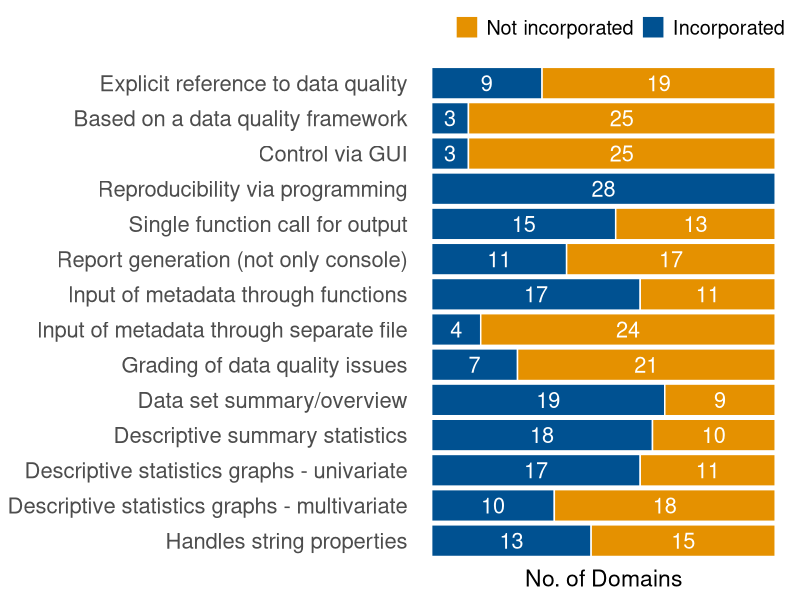
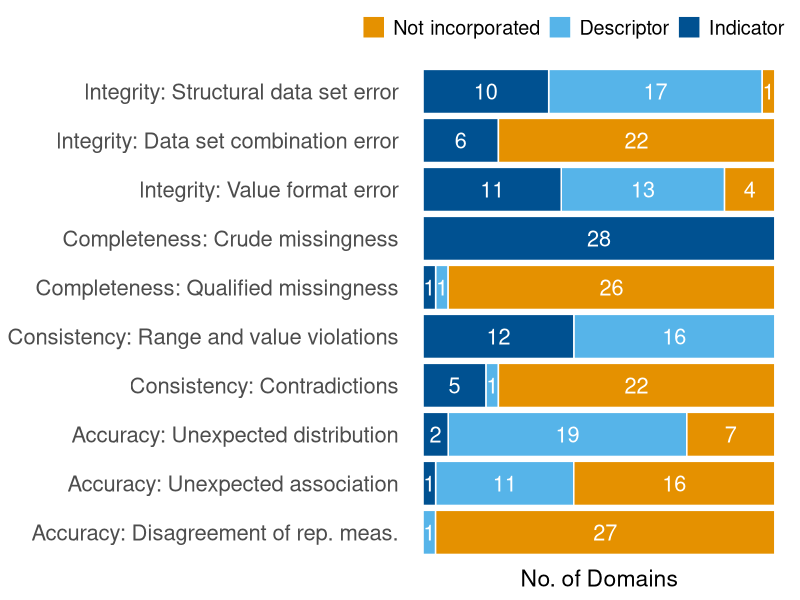

These charts were generated, in order, by the following R code:
# Arrange data and plot number of packages by categories

library(tidyverse)
library(dplyr)
library(readxl)

# Arrange data ----

dq_table <- read_excel("./data/DQ_paper_table_v06_indicators.xlsx")

# Remove last rows
dq_table <- dq_table[-seq(25, nrow(dq_table)),]
dq_table <- subset(dq_table, select=-c(discoveR, mdapack))


# Split tables
dq_broad_wide <- dq_table[c(1:14),]
dq_domains_wide <- dq_table[c(15:24),]

# Figure 2: Broad criteria ----

# Convert to long format
dq_long <- dq_broad_wide %>%  
  pivot_longer(
    cols = assertable:xray,
    names_to = c("Package"),
    values_to = "Feature",
    values_drop_na = FALSE) %>% 
  mutate(Criteria = factor(Criteria),
         Package = factor(Package), 
         Feature = case_when(!is.na(Feature) ~ "Incorporated", 
                             # else, no
                             TRUE ~ "Not incorporated")) 

# Count
dq_broad <- dq_long %>% 
  group_by(Criteria, Feature) %>% 
  tally() 

# Order factors for plotting
dq_broad$Criteria <- factor(dq_broad$Criteria, 
                            levels = rev(c("Explicit reference to data quality", 
                                           "Based on a data quality framework", 
                                           "Control via GUI",
                                           "Reproducibility via programming",
                                           "Single function call for output",
                                           "Report generation (not only console)",
                                           "Input of metadata through functions",
                                           "Input of metadata through separate file",
                                           "Grading of data quality issues",
                                           "Data set summary/overview",
                                           "Descriptive summary statistics",
                                           "Descriptive statistics graphs - univariate",
                                           "Descriptive statistics graphs - multivariate",
                                           "Handles string properties")))

dq_broad$Feature <- factor(dq_broad$Feature, 
                           levels = c("Incorporated", "Not incorporated"))

fig2 <- ggplot(dq_broad, 
               aes(fill = forcats::fct_rev(Feature), y = n, x = Criteria, label = n)) +
  geom_bar(position = "fill", 
           stat = "identity", 
           color = "white") +
  geom_text(position = position_fill(vjust = 0.5),
            colour = "white", 
            size = rel(5.5)) +
  scale_fill_manual(values = c("Incorporated" = "#005191", 
                               "Not incorporated" = "#E59100")) +
  coord_flip() + 
  labs(y = "No. of Domains")  +
  theme_classic() +
  theme(line = element_blank(), 
        axis.text.x=element_blank(),
        axis.text.y=element_text(size=rel(1.8)),
        axis.title.x=element_text(size=rel(1.5)), 
        axis.title.y=element_blank(), 
        legend.title = element_blank(),
        legend.position="top", 
        legend.justification='right',
        legend.text = element_text(size=rel(1.3))
  )

# Figure 3: Data Quality criteria ----

# Convert to long format
dq_domains_long <- dq_domains_wide %>%  
  pivot_longer(
    cols = assertable:xray,
    names_to = c("Package"),
    values_to = "Feature",
    values_drop_na = FALSE) %>% 
  mutate(Criteria = factor(Criteria),
         Package = factor(Package), 
         Feature = case_when(!str_detect(Feature, "d") ~ "Indicator", 
                             str_detect(Feature, "d") ~ "Descriptor", 
                             # else, no
                             TRUE ~ "Not incorporated")) 

dq_domains <- dq_domains_long %>% 
  group_by(Criteria, Feature) %>% 
  tally() 

dq_domains$Criteria <- factor(dq_domains$Criteria, 
                              levels = rev(c("Integrity: Structural data set error", 
                                             "Integrity: Data set combination error", 
                                             "Integrity: Value format error",
                                             "Completeness: Crude missingness",
                                             "Completeness: Qualified missingness",
                                             "Consistency: Range and value violations",
                                             "Consistency: Contradictions",
                                             "Accuracy: Unexpected distribution",
                                             "Accuracy: Unexpected association",
                                             "Accuracy: Disagreement of rep. meas.")))

dq_domains$Feature <- factor(dq_domains$Feature, 
                             levels = c("Indicator", "Descriptor", "Not incorporated"))

fig3 <- ggplot(dq_domains, 
               aes(fill = forcats::fct_rev(Feature), y = n, x = Criteria, label = n)) +
  geom_bar(position = "fill", 
           stat = "identity", 
           color = "white") +
  geom_text(position = position_fill(vjust = 0.5),
            colour = "white", 
            size = rel(5.5)) +
  scale_fill_manual(values = c("Indicator" = "#005191", 
                               "Descriptor" = "#56B4E9", 
                               "Not incorporated" = "#E59100")) +
  coord_flip() + 
  # scale_x_discrete(limits = rev(levels(dq_broad$Criteria))) +
  labs(y = "No. of Domains")  +
  theme_classic() +
  theme(line = element_blank(), 
        axis.text.x=element_blank(),
        axis.text.y=element_text(size=rel(1.8)),
        axis.title.x=element_text(size=rel(1.5)), 
        axis.title.y=element_blank(), 
        legend.title = element_blank(),
        legend.position="top", 
        legend.justification='right',
        legend.text = element_text(size=rel(1.3))
  )

# Export ----

ggsave("figs/fig2_v10.pdf", fig2, width = 12, height = 6, units = "in", dpi = 400)
ggsave("figs/fig3_v10.pdf", fig3, width = 12, height = 6, units = "in", dpi = 400)
